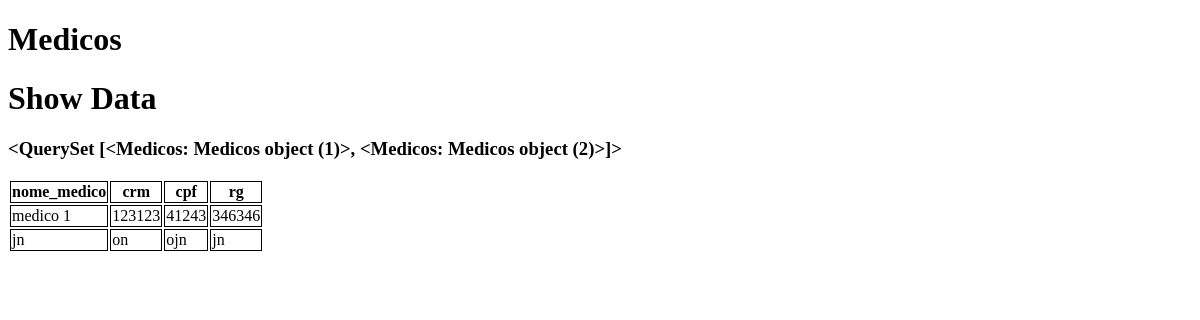
Before: /consulta with the older database file.
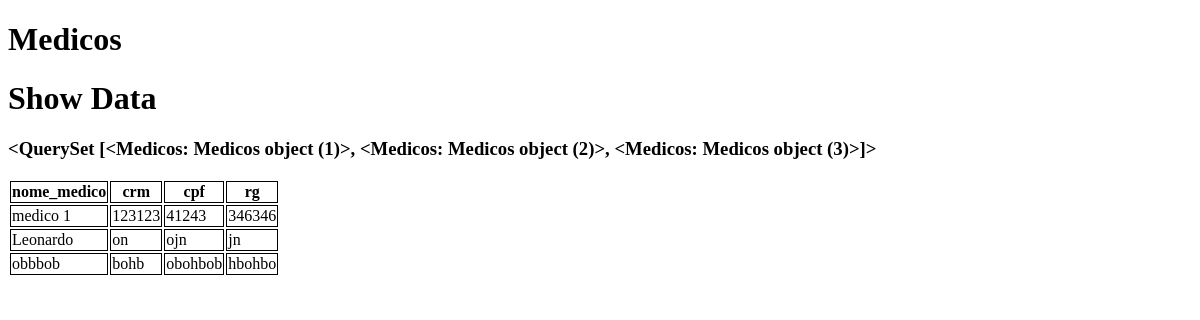
After: the same page with the newer database file.
### home/models.py (models this page shows)
class Medicos(models.Model):
    nome_medico = models.CharField(max_length=255)
    crm = models.CharField(max_length=255)
    cpf = models.CharField(max_length=20)
    rg = models.CharField(max_length=20)
    data_nascimento = models.DateField()
    telefone = models.CharField(max_length=20)
    endereco = models.CharField(max_length = 300)
    complemento = models.CharField(max_length=255, blank=True)
    bairro = models.CharField(max_length=255)
    cidade = models.CharField(max_length=255)
    estado = models.CharField(max_length=2)
    cep = models.CharField(max_length=10)
    especialidade = models.CharField(max_length=255)
    situacao = models.CharField(max_length=255)
    area_atuacao = models.CharField(max_length=255)

### home/views.py (the view)
# urls.py: path('consulta', views.consulta, name='consulta')
def consulta(request):
    med = Medicos.objects.all()
    print("Myoutput",med)
    return render(request,'consulta.html',{'med': med})

### templates/consulta.html (shortened to what this page needs)
<!DOCTYPE html>
<html lang="en">
<head>
</head>
<body>
    <h1>Medicos</h1>
    {% if med %}
    <h1>Show Data</h1>
    <h3>{{med}}</h3>
    <table>
        <tr>
            <th>nome_medico</th>
            <th>crm</th>
            <th>cpf</th>
            <th>rg</th>
        </tr>
        <tr>
            {% for st in med %}
            <td>{{st.nome_medico}}</td>
            <td>{{st.crm}}</td>
            <td>{{st.cpf}}</td>
            <td>{{st.rg}}</td>
        </tr>
        {% endfor %}
    </table>
    {% else %}
    <h1>No Data</h1>
    {% endif %}
</body>
</html>

### templates/consulta.html (style rules this page uses)
th, td { border: 1px black solid; }

Changed rows visible on the page:
computed for Medicos "medico 1": id "<QuerySet [<Medicos: Medicos object (1)>, <Medicos: Medicos object (2)>]>" → "<QuerySet [<Medicos: Medicos object (1)>, <Medicos: Medicos object (2)>, <Medicos: Medicos object (3)>]>"
changed Medicos "on": nome_medico "jn" → "Leonardo"
added Medicos: nome_medico "obbbob", crm "bohb", cpf "obohbob", rg "hbohbo"
